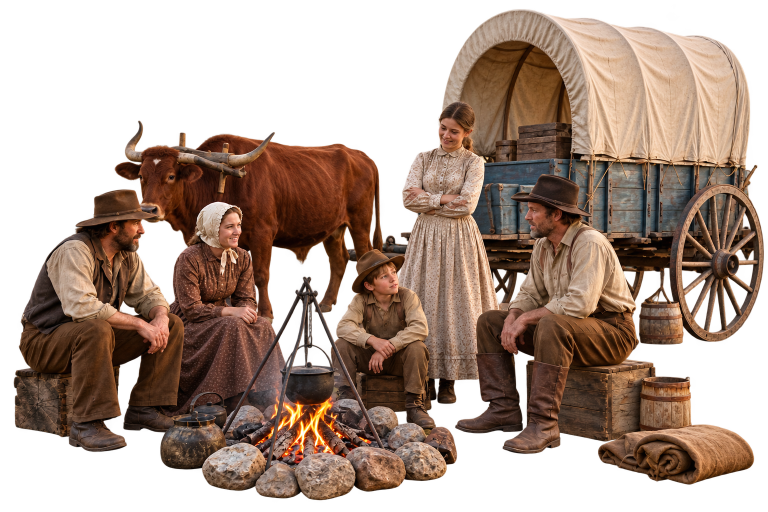
#> input picture ori_promo/assets_user/pioneers.png, 1536 x 1024 px, found by its file name (shown at 1/2 size); its folder holds 4 pictures in this run
$ python slice_elements.py
#> lines starting #> are read from the running program, lines starting #| are printed output that depends on the picture
#!/usr/bin/env python3
"""Slice the supplied transparent group images into individually
stageable elements. Crops carry the source alpha; where a crop clips a
neighboring object, an erase rectangle removes the contamination."""
from PIL import Image, ImageDraw
import os

SRC = "assets_user"
OUT = "trailer/elements"
os.makedirs(OUT, exist_ok=True)

# (source, out_name, crop_box, [erase_boxes in crop coords])
CUTS = [
    # pioneers.png 1536x1024
    ("pioneers", "p_man_crate",   (80, 370, 360, 930), [(175, 0, 280, 95)]),
    ("pioneers", "p_woman_seated", (325, 395, 595, 805), [(0, 0, 45, 120), (115, 0, 270, 175)]),
    ("pioneers", "p_boy",         (595, 465, 805, 1015), [(0, 150, 112, 550), (0, 0, 62, 150)]),
    ("pioneers", "p_woman_stand", (778, 185, 968, 1015), [(0, 640, 122, 830)]),
    ("pioneers", "p_wagon_man",   (955, 30, 1536, 1015), []),
    ("pioneers", "p_fire",        (200, 640, 720, 1024), [(0, 0, 122, 285)]),
    ("pioneers", "p_ox",          (255, 225, 800, 630), [(0, 170, 235, 405), (360, 195, 545, 405)]),
    # tipis.png 1536x1024
    ("tipis", "t_man",            (148, 175, 416, 1015), []),
    ("tipis", "t_tipi_woman",     (390, 25, 1005, 1015), []),
    ("tipis", "t_tipi_family",    (888, 195, 1300, 1015), []),
    ("tipis", "t_tipi_solo",      (1308, 265, 1536, 965), []),
    # beadwork.png 1536x1024
    ("beadwork", "b_woman_stand", (5, 15, 322, 905), []),
    ("beadwork", "b_woman_seated", (328, 345, 708, 855), [(318, 0, 380, 510)]),
    ("beadwork", "b_woman_back",  (698, 395, 1105, 905), [(372, 0, 407, 510), (0, 305, 58, 510)]),
    ("beadwork", "b_pair_seated", (1165, 345, 1536, 905), [(0, 0, 48, 560)]),
]

sheet_cells = []
for src, name, box, erases in CUTS:
    im = Image.open(f"{SRC}/{src}.png").convert("RGBA").crop(box)
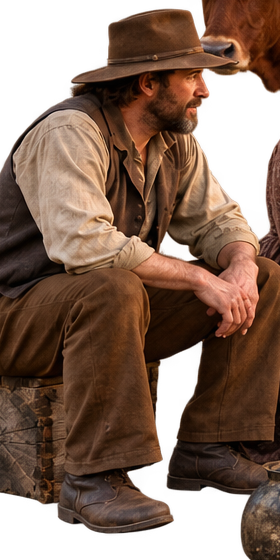
#> im: PIL image 280x560 RGBA; mean R, G, B, A 93.3, 62.7, 45, 189.2; transparent parts drawn white
    if erases:
        d = ImageDraw.Draw(im)
        for e in erases:
            d.rectangle(e, fill=(0, 0, 0, 0))
    bbox = im.getbbox()
#> bbox = (0, 6, 280, 560)
    if bbox:
        im = im.crop(bbox)
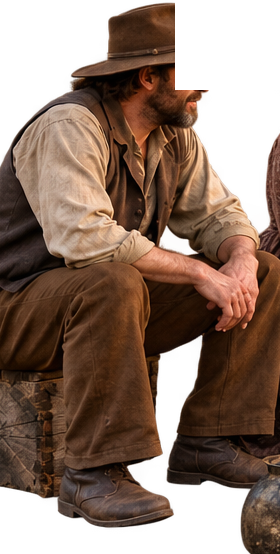
#> im: PIL image 280x554 RGBA; mean R, G, B, A 86.5, 59.2, 43.1, 178; transparent parts drawn white
    im.save(f"{OUT}/{name}.png")
    sheet_cells.append((name, im))
    print(name, im.size)
#| p_man_crate (280, 554)
#> (the run stopped early here; a loop or call above may not have finished)
